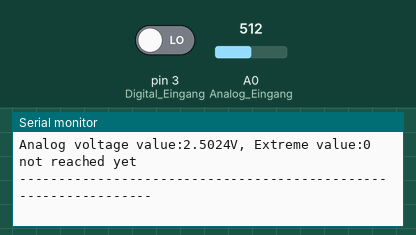
The sketch below on a simulated Arduino Uno, built with avr-gcc and run on an emulated ATmega328P. Shown: the last lines printed to the serial monitor. Inputs (shaded band) come from the test bench; at power-on: pin 3 (Digital_Eingang) LOW, A0 (Analog_Eingang) = 512.

Above: at 1.8 s.
1.9 s: pin 3 (Digital_Eingang) driven HIGH
4.6 s: A0 (Analog_Eingang) set to 716
At 5.9 s:
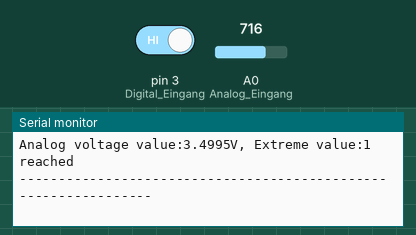
6.1 s: A0 (Analog_Eingang) set to 900
At 7.2 s:
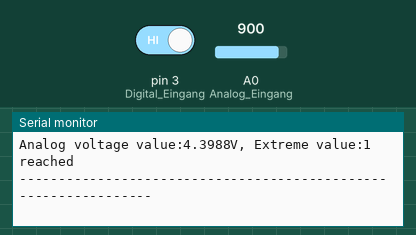
7.6 s: pin 3 (Digital_Eingang) driven LOW
Timing chart, 0 to 10.1 s (numbered marks = the images above; inputs shaded):
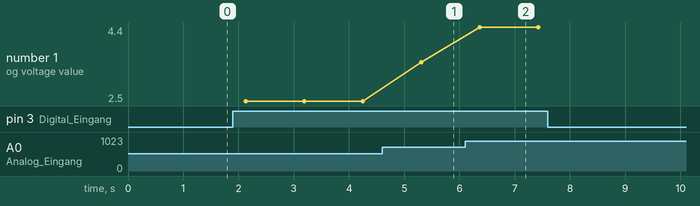

The sketch:

KY-038_Sound_Sensor.ino
```cpp
// Declaration and initialization of the input pin
int Analog_Eingang = A0; // X-axis-signal
int Digital_Eingang = 3; // Button

void setup ()
{
  pinMode (Analog_Eingang, INPUT);
  pinMode (Digital_Eingang, INPUT);

  Serial.begin (9600); // Serial output with 9600 bps
}

// The program reads the current value of the input pins
// and outputs it via serial out
void loop ()
{
  float Analog;
  int Digital;

  // Current value will be read and converted to voltage
  Analog = analogRead (Analog_Eingang) * (5.0 / 1023.0);
  Digital = digitalRead (Digital_Eingang);

  //... and outputted here
  Serial.print ("Analog voltage value:"); Serial.print (Analog, 4);  Serial.print ("V, ");
  Serial.print ("Extreme value:");
  Serial.print (Digital);

  if(Digital==1)
  {
      Serial.println (" reached");
  }
  else
  {
      Serial.println (" not reached yet");
  }
  Serial.println ("----------------------------------------------------------------");
  delay (1000);
}
```

Measured:
- after the input at 4.6 s, the serial monitor: prints a new line after 0.71 s (image 1)
- after the input at 6.1 s, the serial monitor: prints a new line after 0.27 s (image 2)
- plotted number 1: 2.5 → 3.5 after the input at 4.6 s, 3.5 → 4.4 after the input at 6.1 s
